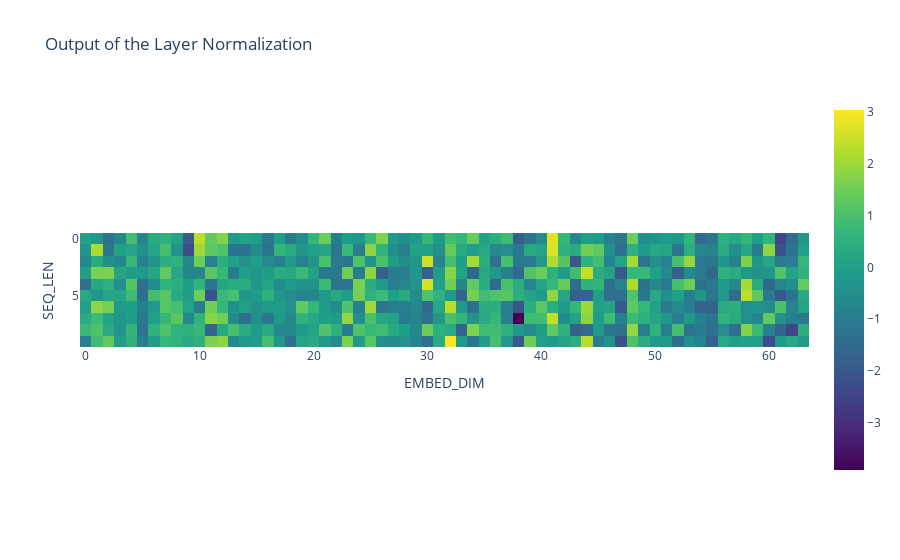

Notebook cell for this chart:
### Markdown cell above
>***Layer Normalization is a type of normalization technique designed to improve the training of deep neural networks. While Batch Normalization normalizes across the batch dimension, Layer Normalization normalizes across the feature dimension.***


1) Compute Mean and Variance (assuming $d_m$ is the feature dimension):
$$\mu = {{1}\over{d_m}}\sum_{i=1}^{d_m} X_i$$
$$\sigma^2 = {{1}\over{d_m}}\sum_{i=1}^{d_m} (X_i - \mu)^2$$

2) Normalize:
$$X_{norm} = {{X - \mu}\over{\sqrt{\sigma^2+\epsilon}}}$$

3) Scale and shift (with $\gamma$ and $\beta$ learned parameters):
$$Y = \gamma * X_{\text{norm}} + \beta$$

### Code cell
@hk.transform
def layer_norm(x, name:str, epsilon=1e-6):
    # computing the mean and variance of the features
    # assuming that the embedding dimension comes last
    means, vars = jnp.mean(x, axis=-1), jnp.var(x, axis=-1)
    normalized = (x - jnp.expand_dims(means, -1)) / jnp.sqrt(jnp.expand_dims(vars, -1) + epsilon)

    gamma = hk.get_parameter(f"gamma_{name}", shape=(x.shape[-1],), init=jnp.ones)
    beta = hk.get_parameter(f"beta_{name}", shape=(x.shape[-1],), init=jnp.zeros)

    return gamma * normalized + beta

post_attention_LN_params = {
    "name":"post_attention",
    "x":residual_connection
}

params = layer_norm.init(key, **post_attention_LN_params)
normalized = layer_norm.apply(params, None, **post_attention_LN_params)
print(normalized.shape)
px.imshow(normalized[0], title="Output of the Layer Normalization", labels=dict(x="EMBED_DIM", y="SEQ_LEN"), color_continuous_scale="VIRIDIS")

### Figure 1 — Plotly figure (JSON) as saved in the notebook; plotly's stock layout.template omitted (floating-point values rounded to 4 significant figures; data arrays with more than 128 entries replaced by an {"elided": "..."} marker saying what was removed)
{"data": [{"coloraxis": "coloraxis", "hovertemplate": "EMBED_DIM: %{x}<br>SEQ_LEN: %{y}<br>color: %{z}<extra></extra>", "name": "0", "type": "heatmap", "xaxis": "x", "yaxis": "y", "z": {"elided": "10x64 float values"}}], "layout": {"coloraxis": {"colorscale": [[0, "#440154"], [0.1111, "#482878"], [0.2222, "#3e4989"], [0.3333, "#31688e"], [0.4444, "#26828e"], [0.5556, "#1f9e89"], [0.6667, "#35b779"], [0.7778, "#6ece58"], [0.8889, "#b5de2b"], [1, "#fde725"]]}, "title": {"text": "Output of the Layer Normalization"}, "xaxis": {"anchor": "y", "constrain": "domain", "domain": [0, 1], "scaleanchor": "y", "title": {"text": "EMBED_DIM"}}, "yaxis": {"anchor": "x", "autorange": "reversed", "constrain": "domain", "domain": [0, 1], "title": {"text": "SEQ_LEN"}}}}
